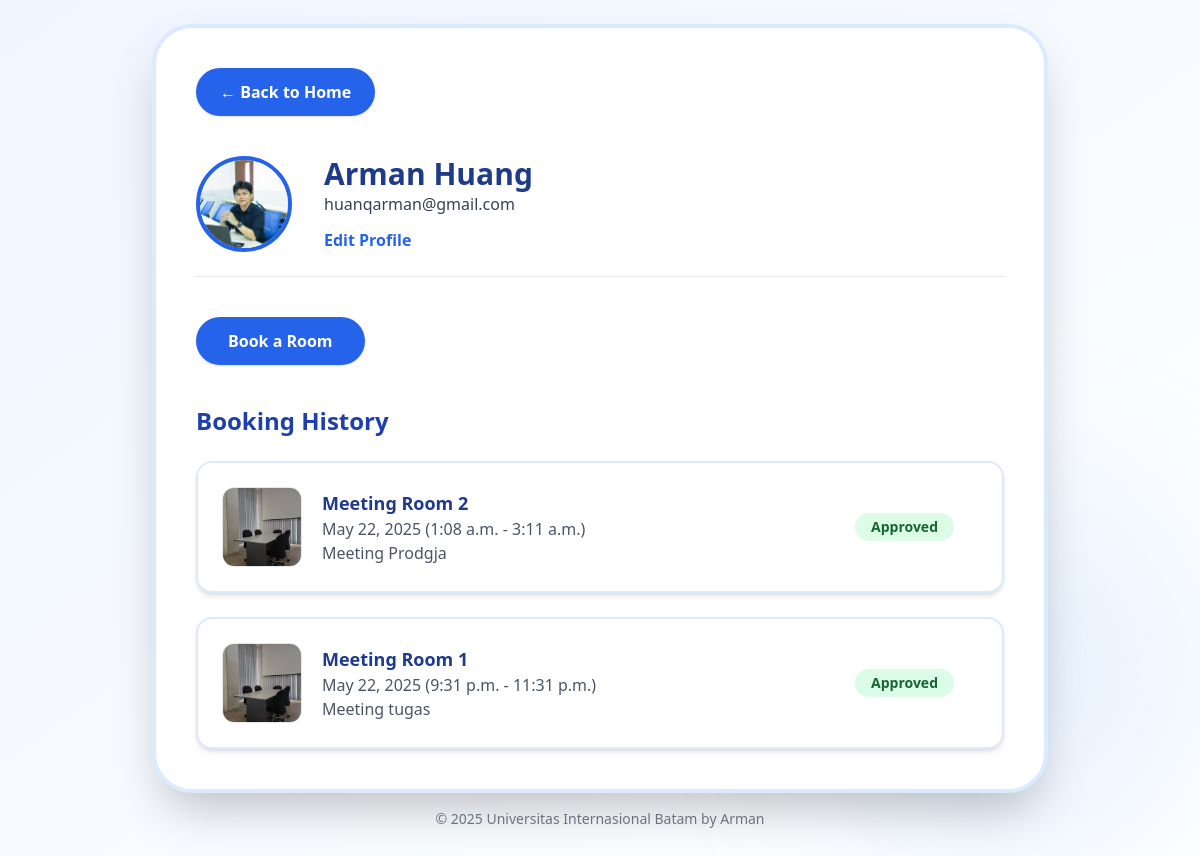
The app's page /dashboard/ (signed in) with its own data.
### booking/models.py (models this page shows, shortened)
class Profile(models.Model):
    user = models.OneToOneField(User, on_delete=models.CASCADE)
    profile_image = models.ImageField(upload_to='profile_pics/', null=True, blank=True)

class Booking(models.Model):
    STATUS_CHOICES = [
        ('pending', 'Pending'),
        ('approved', 'Approved'),
        ('rejected', 'Rejected'),
    ]
    user = models.ForeignKey(User, on_delete=models.CASCADE)
    room = models.ForeignKey(MeetingRoom, on_delete=models.CASCADE)
    date = models.DateField()
    start_time = models.TimeField()
    end_time = models.TimeField()
    purpose = models.TextField()
    status = models.CharField(max_length=10, choices=STATUS_CHOICES, default='pending')

class MeetingRoom(models.Model):
    name = models.CharField(max_length=100)
    location = models.CharField(max_length=100)
    capacity = models.IntegerField()
    image = models.ImageField(upload_to='room_images/', blank=True, null=True)
    is_active = models.BooleanField(default=True)
    facilities = models.TextField(blank=True, null=True)

### booking/views.py (the view)
# urls.py: path('dashboard/', views.user_dashboard, name='user_dashboard'),
@login_required
def user_dashboard(request):
    rooms = MeetingRoom.objects.filter(is_active=True)
    bookings = Booking.objects.filter(user=request.user).order_by('-date')
    return render(request, 'booking/user_dashboard.html', {
        'rooms': rooms,
        'bookings': bookings,
    })

### booking/templates/booking/user_dashboard.html (shortened to what this page needs)
{% load static %}
<!DOCTYPE html>
<html lang="en">
<head>
  <script src="https://cdn.tailwindcss.com"></script>
</head>
<body class="bg-gradient-to-br from-blue-50 to-white min-h-screen p-6 flex flex-col items-center relative">
  <div class="bg-white rounded-[2.5rem] border-4 border-blue-100 shadow-2xl p-10 w-full max-w-4xl space-y-10">
    <div>
      <a href="{% url 'home' %}"
         class="inline-block px-6 py-3 bg-blue-600 text-white rounded-full shadow font-extrabold hover:bg-blue-700 transition focus:outline-none focus:ring-4 focus:ring-blue-300">
        &larr; Back to Home
      </a>
    </div>
    <div class="flex items-center space-x-8 border-b border-gray-200 pb-6">
      {% if user.profile.profile_image %}
        <img id="profileImage" src="{{ user.profile.profile_image.url }}" alt="{{ user.get_full_name|default:user.username }}"
             class="w-24 h-24 rounded-full object-cover border-4 border-blue-600 hover:ring-4 hover:ring-blue-300 transition cursor-pointer" />
      {% else %}
        <div class="w-24 h-24 rounded-full bg-gray-300 border-4 border-blue-600 flex items-center justify-center text-gray-500 text-xl font-semibold cursor-default select-none">
          N/A
        </div>
      {% endif %}
      <div>
        <h1 class="text-3xl font-extrabold text-blue-900">{{ user.get_full_name|default:user.username }}</h1>
        <p class="text-gray-700">{{ user.email }}</p>
        <a href="{% url 'profile_edit' %}" class="mt-3 inline-block text-blue-600 hover:underline font-semibold">
          Edit Profile
        </a>
      </div>
    </div>
    <div>
      <a href="{% url 'book_room' %}"
         class="inline-block px-8 py-3 bg-blue-600 text-white rounded-full font-extrabold shadow hover:bg-blue-700 transition focus:outline-none focus:ring-4 focus:ring-blue-300">
        Book a Room
      </a>
    </div>
    <section>
      <h2 class="text-2xl font-extrabold mb-6 text-blue-800">Booking History</h2>
      {% if bookings %}
        <ul class="space-y-6">
          {% for booking in bookings %}
            <li class="bg-white border-2 border-blue-100 p-6 rounded-2xl shadow-md flex flex-col md:flex-row justify-between items-center gap-4">
              <div class="flex items-center space-x-5 w-full md:w-1/2">
                {% if booking.room.image %}
                  <img src="{{ booking.room.image.url }}" alt="{{ booking.room.name }}"
                       class="w-20 h-20 object-cover rounded-xl border" />
                {% else %}
                  <div class="w-20 h-20 bg-gray-200 rounded-xl flex items-center justify-center text-gray-400 font-medium text-sm border">
                    No Image
                  </div>
                {% endif %}
                <div class="truncate max-w-xs">
                  <p class="font-semibold text-lg text-blue-900 truncate">{{ booking.room.name }}</p>
                  <p class="text-gray-600">{{ booking.date }} ({{ booking.start_time }} - {{ booking.end_time }})</p>
                  <p class="text-gray-600 truncate">{{ booking.purpose }}</p>
                </div>
              </div>
              <div class="flex flex-col md:flex-row items-center space-y-3 md:space-y-0 md:space-x-6 w-full md:w-auto text-center md:text-left">
                <span class="px-4 py-1 rounded-full font-semibold text-sm
                  {% if booking.status == 'approved' %} bg-green-100 text-green-800
                  {% elif booking.status == 'pending' %} bg-yellow-100 text-yellow-800
                  {% else %} bg-red-100 text-red-800 {% endif %}">
                  {% if booking.status == 'approved' %}
                    Approved
                  {% elif booking.status == 'pending' %}
                    Pending
                  {% else %}
                    Rejected
                  {% endif %}
                </span>
              </div>
            </li>
          {% endfor %}
        </ul>
      {% else %}
        <p class="text-gray-500 italic">No bookings yet.</p>
      {% endif %}
    </section>
  </div>
 <footer class="text-center text-sm text-gray-500 py-4 select-none">
    © 2025 Universitas Internasional Batam by Arman
  </footer>
</body>
</html>

### records on screen
Booking: room.image (picture), room.name "Meeting Room 2", date "May 22, 2025", start_time "1:08 a.m.", end_time "3:11 a.m.", purpose "Meeting Prodgja", status "Approved"
Booking: room.image (picture), room.name "Meeting Room 1", date "May 22, 2025", start_time "9:31 p.m.", end_time "11:31 p.m.", purpose "Meeting tugas", status "Approved"

### other values on screen
{{ user.get_full_name|default:user.username }} "Arman Huang"
{{ user.email }} "huanqarman@gmail.com"
